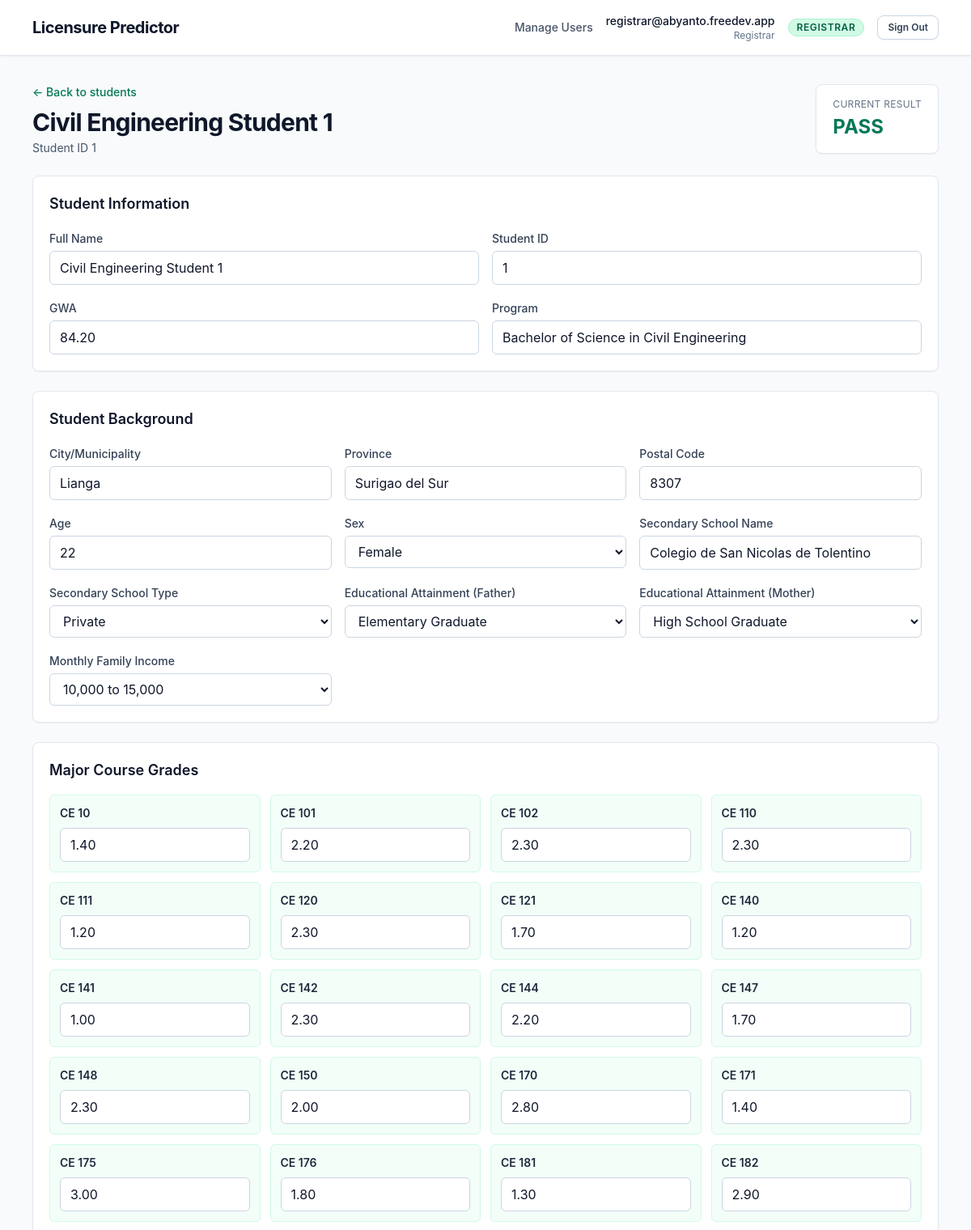
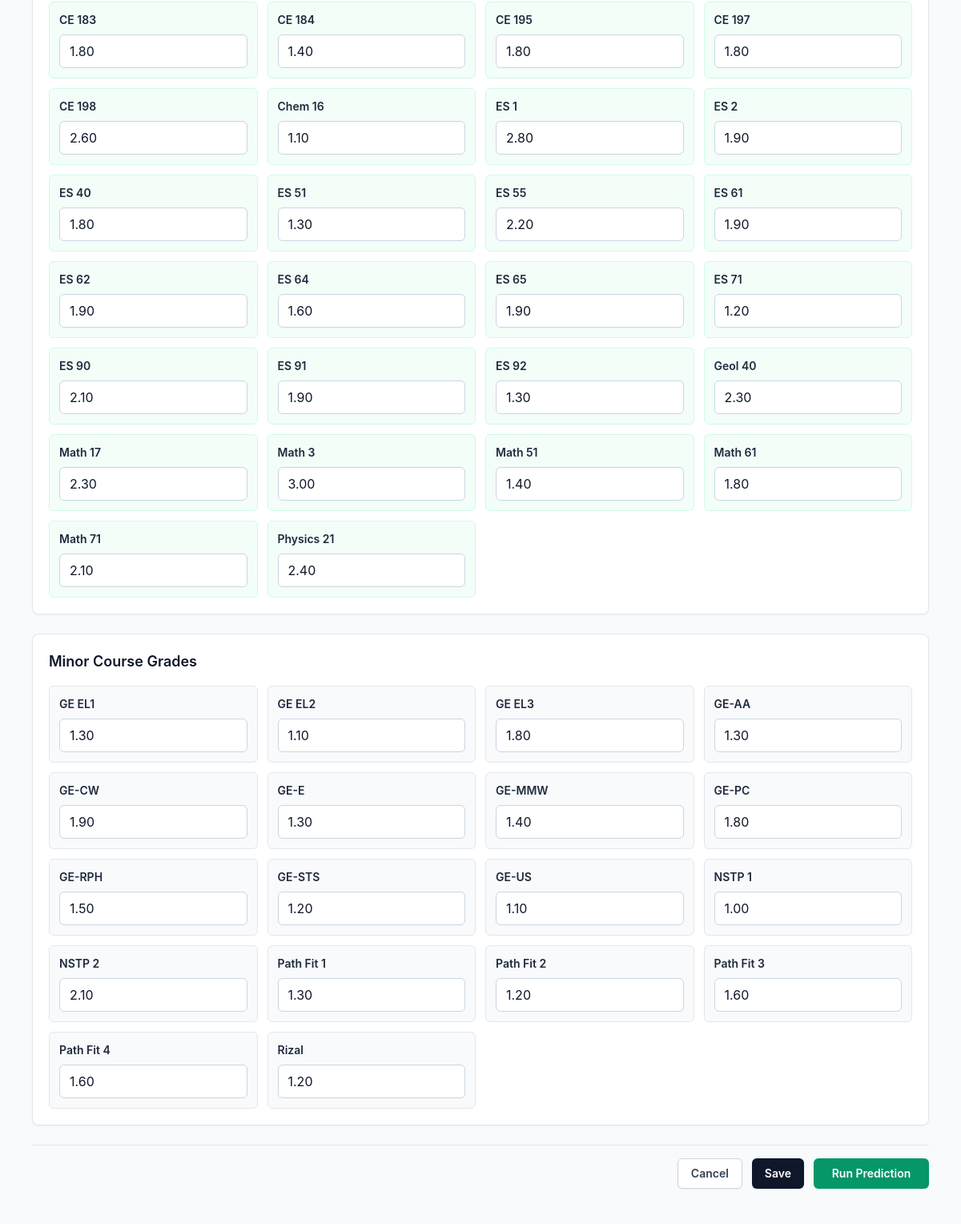
Page /student.php?id=72 (signed in) on the committed database (2 pictures, top to bottom).
### tables this page shows
CREATE TABLE users (
  id INT UNSIGNED AUTO_INCREMENT PRIMARY KEY,
  email VARCHAR(191) NOT NULL UNIQUE,
  password VARCHAR(255) NOT NULL,
  account_type ENUM('registrar', 'program chair') NOT NULL,
  program VARCHAR(160) NULL,
  created_at TIMESTAMP NOT NULL DEFAULT CURRENT_TIMESTAMP,
  updated_at TIMESTAMP NOT NULL DEFAULT CURRENT_TIMESTAMP ON UPDATE CURRENT_TIMESTAMP
);

CREATE TABLE students (
  id INT UNSIGNED AUTO_INCREMENT PRIMARY KEY,
  student_id VARCHAR(30) NOT NULL UNIQUE,
  full_name VARCHAR(120) NOT NULL,
  gwa DECIMAL(5,2) NOT NULL,
  licensure_result ENUM('PASS', 'FAIL') NOT NULL DEFAULT 'FAIL',
  major_average DECIMAL(4,2) NULL,
  program VARCHAR(160) NOT NULL,
  city_municipality VARCHAR(120) NULL,
  province VARCHAR(120) NULL,
  postal_code VARCHAR(20) NULL,
  age TINYINT UNSIGNED NULL,
  sex ENUM('Male', 'Female') NULL,
  secondary_school_name VARCHAR(180) NULL,
  secondary_school_type ENUM('Private', 'Public') NULL,
  father_educational_attainment VARCHAR(80) NULL,
  mother_educational_attainment VARCHAR(80) NULL,
  monthly_family_income VARCHAR(80) NULL,
  created_at TIMESTAMP NOT NULL DEFAULT CURRENT_TIMESTAMP,
  updated_at TIMESTAMP NOT NULL DEFAULT CURRENT_TIMESTAMP ON UPDATE CURRENT_TIMESTAMP
);

### student.php (the view, shortened to what the rows shown need)
<?php
require __DIR__ . '/functions.php';
$studentId = isset($_GET['id']) ? (int) $_GET['id'] : 0;
$student = fetchStudent($pdo, $studentId);
$user = getLoggedInUser($pdo);
$isRegistrar = $user['account_type'] === 'registrar';
$roleBadgeClass = $isRegistrar ? 'bg-emerald-100 text-emerald-800 border-emerald-200' : 'bg-indigo-100 text-indigo-800 border-indigo-200';
$sexOptions = ['Male', 'Female'];
$schoolTypeOptions = ['Private', 'Public'];
$educationalAttainmentOptions = [
    'No Education',
    'Elementary Level',
    'Elementary Graduate',
    'School Level',
    'High School Graduate',
    'College Undergraduate',
    'College Graduate',
    'Post-Graduate',
];
$monthlyFamilyIncomeOptions = [
    'Below 10,000',
    '10,000 to 15,000',
    '15,001 to 20,000',
    '20,001 to 30,000',
    '30,001 to 40,000',
    '40,001 to 50,000',
    '50,001 to 100,000 and above',
];
?>
<!doctype html>
<html lang="en">
<head>
    <script src="https://cdn.tailwindcss.com"></script>
    <link rel="stylesheet" href="assets/app.css">
</head>
<body class="min-h-screen bg-slate-50 text-slate-900">
    <header class="border-b border-slate-200 bg-white shadow-sm">
        <div class="mx-auto max-w-6xl px-4 py-4 flex items-center justify-between">
            <div class="flex items-center gap-4">
                <?php if ($isRegistrar): ?>
                    <a href="users.php" class="text-sm font-medium text-slate-600 hover:text-slate-900 transition">Manage Users</a>
                <?php endif; ?>
                <div class="text-right hidden sm:block">
                    <p class="text-sm font-medium text-slate-900"><?= e($user['email']) ?></p>
                    <p class="text-xs text-slate-500 capitalize"><?= e($user['account_type']) ?></p>
                </div>
                <span class="inline-flex items-center rounded-full border px-2.5 py-0.5 text-xs font-semibold uppercase tracking-wider <?= $roleBadgeClass ?>">
                    <?= e($user['account_type']) ?>
                </span>
                <a href="logout.php" class="rounded-lg border border-slate-300 bg-white px-3 py-1.5 text-xs font-semibold text-slate-700 shadow-sm hover:bg-slate-100 transition">Sign Out</a>
            </div>
        </div>
    </header>
    <main class="mx-auto max-w-6xl px-4 py-8">
        <div class="mb-6 flex flex-col gap-4 sm:flex-row sm:items-center sm:justify-between">
            <div>
                <a href="students.php?program=<?= urlencode($student['program']) ?>" class="text-sm font-medium text-emerald-700 hover:text-emerald-800">&larr; Back to students</a>
                <h1 class="mt-2 text-3xl font-bold tracking-tight"><?= e($student['full_name']) ?></h1>
                <p class="mt-1 text-sm text-slate-600">Student ID <?= e($student['student_id']) ?></p>
            </div>
            <div class="rounded-lg border border-slate-200 bg-white px-5 py-4 shadow-sm">
                <p class="text-xs uppercase tracking-wide text-slate-500">Current Result</p>
                <p class="mt-1 text-2xl font-bold <?= $student['licensure_result'] === 'PASS' ? 'text-emerald-700' : 'text-rose-700' ?>"><?= e($student['licensure_result']) ?></p>
            </div>
        </div>
        <form method="post" action="save_student.php" class="space-y-6">
            <section class="rounded-lg border border-slate-200 bg-white p-5 shadow-sm">
                <h2 class="text-lg font-semibold">Student Information</h2>
                <div class="mt-4 grid gap-4 md:grid-cols-2">
                    <label class="block">
                        <span class="text-sm font-medium text-slate-700">Full Name</span>
                        <input class="mt-1 w-full rounded-md border border-slate-300 px-3 py-2 focus:border-emerald-500 focus:outline-none focus:ring-2 focus:ring-emerald-200" name="full_name" value="<?= e($student['full_name']) ?>" required>
                    </label>
                    <label class="block">
                        <span class="text-sm font-medium text-slate-700">Student ID</span>
                        <input class="mt-1 w-full rounded-md border border-slate-300 px-3 py-2 focus:border-emerald-500 focus:outline-none focus:ring-2 focus:ring-emerald-200" name="student_id" value="<?= e($student['student_id']) ?>" required>
                    </label>
                    <label class="block">
                        <span class="text-sm font-medium text-slate-700">GWA</span>
                        <input type="number" step="0.01" class="mt-1 w-full rounded-md border border-slate-300 px-3 py-2 focus:border-emerald-500 focus:outline-none focus:ring-2 focus:ring-emerald-200" name="gwa" value="<?= e((string) $student['gwa']) ?>" required>
                    </label>
                    <label class="block">
                        <span class="text-sm font-medium text-slate-700">Program</span>
                        <input class="mt-1 w-full rounded-md border border-slate-300 px-3 py-2 focus:border-emerald-500 focus:outline-none focus:ring-2 focus:ring-emerald-200" name="program" value="<?= e($student['program']) ?>" required>
                    </label>
                </div>
            </section>
            <section class="rounded-lg border border-slate-200 bg-white p-5 shadow-sm">
                <h2 class="text-lg font-semibold">Student Background</h2>
                <div class="mt-4 grid gap-4 md:grid-cols-2 lg:grid-cols-3">
                    <label class="block">
                        <span class="text-sm font-medium text-slate-700">City/Municipality</span>
                        <input class="mt-1 w-full rounded-md border border-slate-300 px-3 py-2 focus:border-emerald-500 focus:outline-none focus:ring-2 focus:ring-emerald-200" name="city_municipality" value="<?= e($student['city_municipality']) ?>">
                    </label>
                    <label class="block">
                        <span class="text-sm font-medium text-slate-700">Province</span>
                        <input class="mt-1 w-full rounded-md border border-slate-300 px-3 py-2 focus:border-emerald-500 focus:outline-none focus:ring-2 focus:ring-emerald-200" name="province" value="<?= e($student['province']) ?>">
                    </label>
                    <label class="block">
                        <span class="text-sm font-medium text-slate-700">Postal Code</span>
                        <input class="mt-1 w-full rounded-md border border-slate-300 px-3 py-2 focus:border-emerald-500 focus:outline-none focus:ring-2 focus:ring-emerald-200" name="postal_code" value="<?= e($student['postal_code']) ?>">
                    </label>
                    <label class="block">
                        <span class="text-sm font-medium text-slate-700">Age</span>
                        <input type="number" min="1" max="120" class="mt-1 w-full rounded-md border border-slate-300 px-3 py-2 focus:border-emerald-500 focus:outline-none focus:ring-2 focus:ring-emerald-200" name="age" value="<?= e((string) $student['age']) ?>">
                    </label>
                    <label class="block">
                        <span class="text-sm font-medium text-slate-700">Sex</span>
                        <select class="mt-1 w-full rounded-md border border-slate-300 bg-white px-3 py-2 focus:border-emerald-500 focus:outline-none focus:ring-2 focus:ring-emerald-200" name="sex">
                            <?php foreach ($sexOptions as $option): ?>
                                <option value="<?= e($option) ?>"<?= selectedOption($student['sex'], $option) ?>><?= e($option) ?></option>
                            <?php endforeach; ?>
                        </select>
                    </label>
                    <label class="block">
                        <span class="text-sm font-medium text-slate-700">Secondary School Name</span>
                        <input class="mt-1 w-full rounded-md border border-slate-300 px-3 py-2 focus:border-emerald-500 focus:outline-none focus:ring-2 focus:ring-emerald-200" name="secondary_school_name" value="<?= e($student['secondary_school_name']) ?>">
                    </label>
                    <label class="block">
                        <span class="text-sm font-medium text-slate-700">Secondary School Type</span>
                        <select class="mt-1 w-full rounded-md border border-slate-300 bg-white px-3 py-2 focus:border-emerald-500 focus:outline-none focus:ring-2 focus:ring-emerald-200" name="secondary_school_type">
                            <?php foreach ($schoolTypeOptions as $option): ?>
                                <option value="<?= e($option) ?>"<?= selectedOption($student['secondary_school_type'], $option) ?>><?= e($option) ?></option>
                            <?php endforeach; ?>
                        </select>
                    </label>
                    <label class="block">
                        <span class="text-sm font-medium text-slate-700">Educational Attainment (Father)</span>
                        <select class="mt-1 w-full rounded-md border border-slate-300 bg-white px-3 py-2 focus:border-emerald-500 focus:outline-none focus:ring-2 focus:ring-emerald-200" name="father_educational_attainment">
                            <?php foreach ($educationalAttainmentOptions as $option): ?>
                                <option value="<?= e($option) ?>"<?= selectedOption($student['father_educational_attainment'], $option) ?>><?= e($option) ?></option>
                            <?php endforeach; ?>
                        </select>
                    </label>
                    <label class="block">
                        <span class="text-sm font-medium text-slate-700">Educational Attainment (Mother)</span>
                        <select class="mt-1 w-full rounded-md border border-slate-300 bg-white px-3 py-2 focus:border-emerald-500 focus:outline-none focus:ring-2 focus:ring-emerald-200" name="mother_educational_attainment">
                            <?php foreach ($educationalAttainmentOptions as $option): ?>
                                <option value="<?= e($option) ?>"<?= selectedOption($student['mother_educational_attainment'], $option) ?>><?= e($option) ?></option>
                            <?php endforeach; ?>
                        </select>
                    </label>
                    <label class="block">
                        <span class="text-sm font-medium text-slate-700">Monthly Family Income</span>
                        <select class="mt-1 w-full rounded-md border border-slate-300 bg-white px-3 py-2 focus:border-emerald-500 focus:outline-none focus:ring-2 focus:ring-emerald-200" name="monthly_family_income">
                            <?php foreach ($monthlyFamilyIncomeOptions as $option): ?>
                                <option value="<?= e($option) ?>"<?= selectedOption($student['monthly_family_income'], $option) ?>><?= e($option) ?></option>
                            <?php endforeach; ?>
                        </select>
                    </label>
                </div>
            </section>
            <section class="rounded-lg border border-slate-200 bg-white p-5 shadow-sm">
                <h2 class="text-lg font-semibold">Major Course Grades</h2>
            </section>
            <section class="rounded-lg border border-slate-200 bg-white p-5 shadow-sm">
                <h2 class="text-lg font-semibold">Minor Course Grades</h2>
            </section>
        </form>
    </main>
</body>
</html>

### rows in the picture
users: email "registrar@abyanto.freedev.app", account_type "Registrar", account_type "REGISTRAR"
students: full_name "Civil Engineering Student 1", student "1", licensure_result "PASS", student_id "1", gwa "84.20", program "Bachelor of Science in Civil Engineering", city_municipality "Lianga", province "Surigao del Sur", postal_code "8307", age "22", sex "Female", secondary_school_name "Colegio de San Nicolas de Tolentino", secondary_school_type "Private", father_educational_attainment "Elementary Graduate", mother_educational_attainment "High School Graduate", monthly_family_income "10,000 to 15,000"

### other values in the picture
$course['code'] "CE 10"
$course['code'] "CE 101"
$course['code'] "CE 102"
$course['code'] "CE 110"
$course['code'] "CE 111"
$course['code'] "CE 120"
$course['code'] "CE 121"
$course['code'] "CE 140"
$course['code'] "CE 141"
$course['code'] "CE 142"
$course['code'] "CE 144"
$course['code'] "CE 147"
$course['code'] "CE 148"
$course['code'] "CE 150"
$course['code'] "CE 170"
